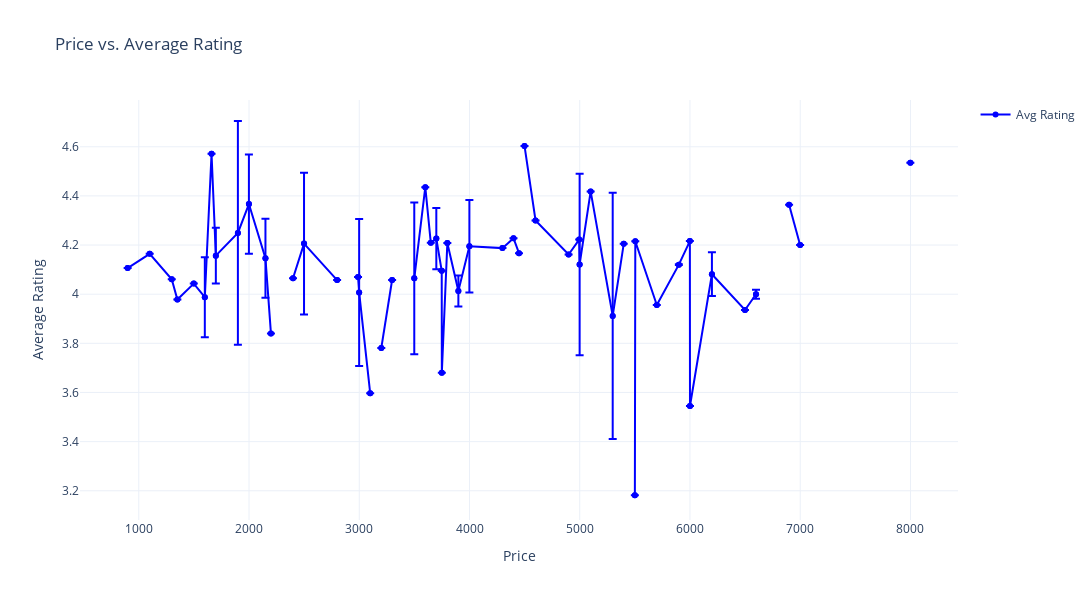

The cell this chart's notebook holds for it:
### Code cell
import plotly.graph_objects as go
import pandas as pd
import numpy as np

# Example dataframe (replace with your actual dataframe 'df')
# df = ...

# Calculate the mean and standard deviation of avg_rating for each price
grouped = df.groupby('price')['avg_rating'].agg(['mean', 'std']).reset_index()

# Create the interactive plot with plotly
fig = go.Figure()

# Add the line plot
fig.add_trace(go.Scatter(
    x=grouped['price'],
    y=grouped['mean'],
    mode='lines+markers',
    name='Avg Rating',
    line=dict(color='blue'),
    marker=dict(color='blue')
))

# Add the error bars
fig.add_trace(go.Scatter(
    x=grouped['price'],
    y=grouped['mean'],
    error_y=dict(
        type='data',
        array=grouped['std'],
        visible=True,
        color='blue'
    ),
    mode='markers',
    marker=dict(color='blue'),
    showlegend=False
))

# Customize layout
fig.update_layout(
    title='Price vs. Average Rating',
    xaxis_title='Price',
    yaxis_title='Average Rating',
    template='plotly_white',
    height=600,
    width=1500
)

# Show plot
fig.show()

### Figure 1 — Plotly figure (JSON) as saved in the notebook; plotly's stock layout.template omitted (floating-point values rounded to 4 significant figures)
{"data": [{"line": {"color": "blue"}, "marker": {"color": "blue"}, "mode": "lines+markers", "name": "Avg Rating", "type": "scatter", "x": [899, 1099, 1299, 1350, 1499, 1599, 1660, 1699, 1899, 1999, 2149, 2199, 2349, 2399, 2499, 2799, 2899, 2989, 2999, 3099, 3199, 3200, 3298, 3498, 3499, 3599, 3649, 3699, 3748, 3749, 3799, 3899, 3999, 4299, 4399, 4449, 4450, 4499, 4599, 4899, 4995, 4999, 5099, 5299, 5399, 5499, 5500, 5504, 5699, 5899, 5999, 6000, 6199, 6499, 6599, 6699, 6899, 6999, 7499, 7999], "y": [4.106, 4.164, 4.061, 3.978, 4.043, 3.988, 4.572, 4.157, 4.249, 4.367, 4.146, 3.84, null, 4.065, 4.206, 4.057, null, 4.07, 4.007, 3.597, null, 3.781, 4.058, null, 4.065, 4.436, 4.209, 4.226, 4.095, 3.68, 4.208, 4.013, 4.195, 4.188, 4.228, 4.167, null, 4.603, 4.3, 4.162, 4.222, 4.121, 4.418, 3.912, 4.205, null, 3.182, 4.216, 3.956, 4.12, 4.216, 3.545, 4.081, 3.936, 4.0, null, 4.364, 4.2, null, 4.535]}, {"error_y": {"array": [null, null, null, null, null, 0.163, null, 0.1131, 0.4554, 0.2021, 0.1605, null, null, null, 0.2884, null, null, null, 0.2992, null, null, null, null, null, 0.3088, null, null, 0.125, null, null, null, 0.06294, 0.188, null, null, null, null, null, null, null, null, 0.3693, null, 0.5012, null, null, null, null, null, 0.001409, null, null, 0.08891, null, 0.01817, null, null, null, null, null], "color": "blue", "type": "data", "visible": true}, "marker": {"color": "blue"}, "mode": "markers", "showlegend": false, "type": "scatter", "x": [899, 1099, 1299, 1350, 1499, 1599, 1660, 1699, 1899, 1999, 2149, 2199, 2349, 2399, 2499, 2799, 2899, 2989, 2999, 3099, 3199, 3200, 3298, 3498, 3499, 3599, 3649, 3699, 3748, 3749, 3799, 3899, 3999, 4299, 4399, 4449, 4450, 4499, 4599, 4899, 4995, 4999, 5099, 5299, 5399, 5499, 5500, 5504, 5699, 5899, 5999, 6000, 6199, 6499, 6599, 6699, 6899, 6999, 7499, 7999], "y": [4.106, 4.164, 4.061, 3.978, 4.043, 3.988, 4.572, 4.157, 4.249, 4.367, 4.146, 3.84, null, 4.065, 4.206, 4.057, null, 4.07, 4.007, 3.597, null, 3.781, 4.058, null, 4.065, 4.436, 4.209, 4.226, 4.095, 3.68, 4.208, 4.013, 4.195, 4.188, 4.228, 4.167, null, 4.603, 4.3, 4.162, 4.222, 4.121, 4.418, 3.912, 4.205, null, 3.182, 4.216, 3.956, 4.12, 4.216, 3.545, 4.081, 3.936, 4.0, null, 4.364, 4.2, null, 4.535]}], "layout": {"height": 600, "title": {"text": "Price vs. Average Rating"}, "width": 1500, "xaxis": {"title": {"text": "Price"}}, "yaxis": {"title": {"text": "Average Rating"}}}}
